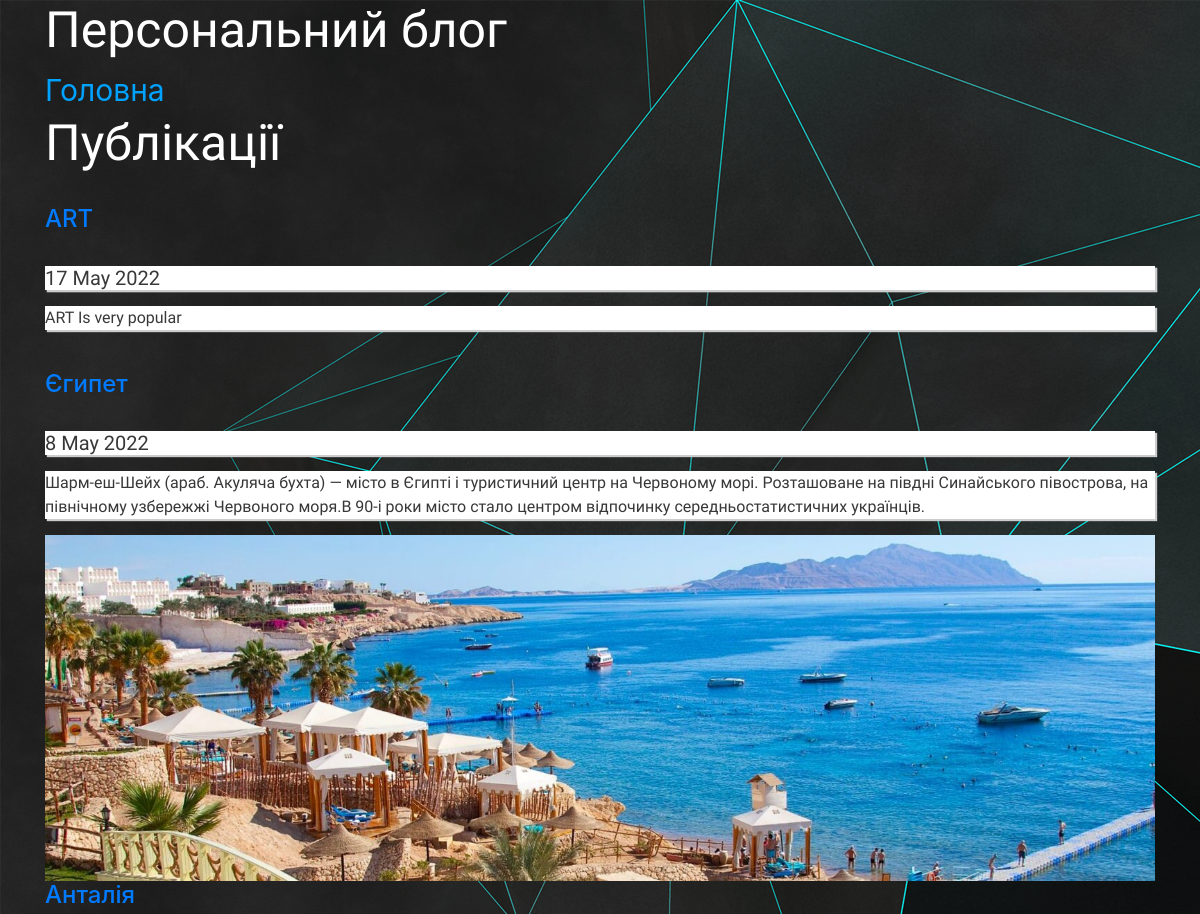
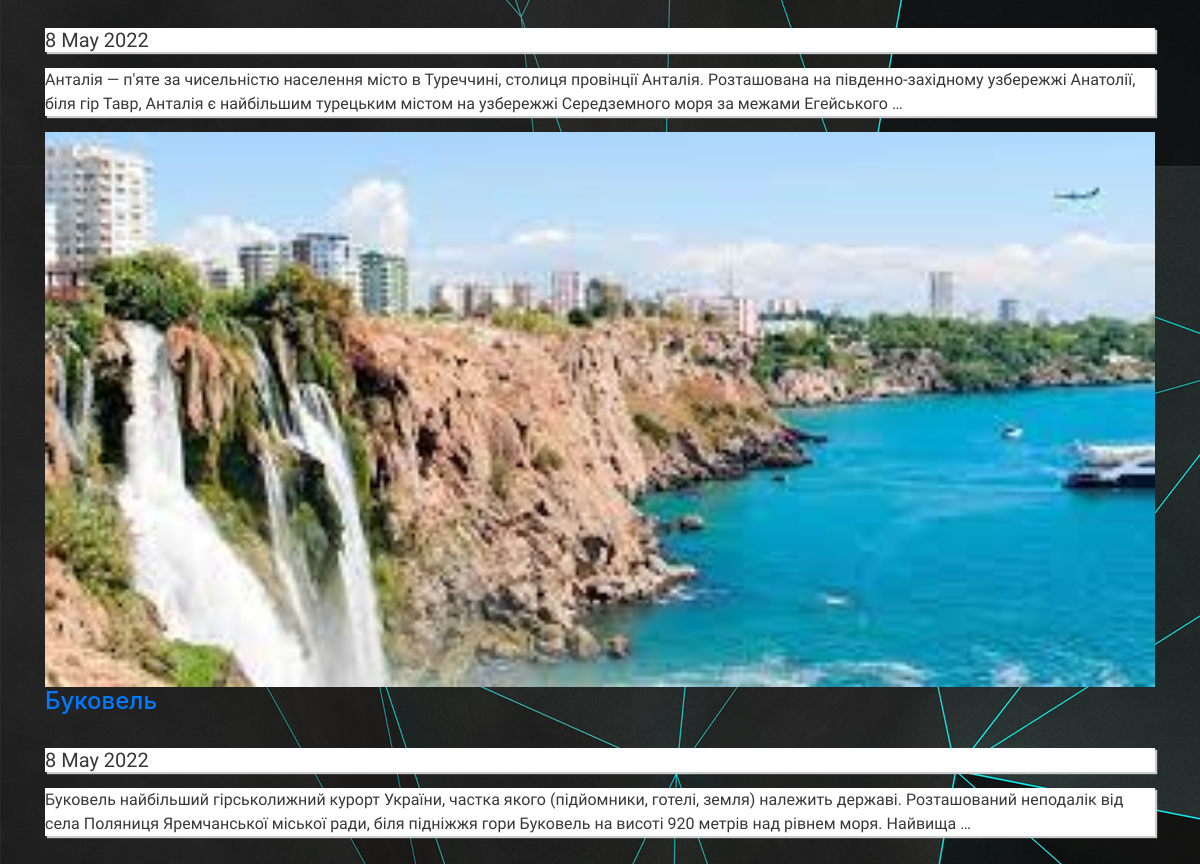
The page /articles on the database its author committed (2 pictures, top to bottom).
### app_blog/models.py (models this page shows, shortened)
class Article(models.Model):
    title = models.CharField(u'Заголовок', max_length=250,
                             help_text=u'Максимум 250 символів')
    description = models.TextField(blank=True, verbose_name=u'Опис')
    category = models.ForeignKey(Category, related_name='news', blank=True,
                                 null=True, verbose_name=u'Категорія', on_delete=models.CASCADE)
    pub_date = models.DateTimeField(u'Дата публікації', default=timezone.now)
    slug = models.SlugField(u'Слаг', unique_for_date='pub_date')
    main_page = models.BooleanField(
        u'Головна', default=False, help_text=u'Показувати на головній сторінці')
    objects = models.Manager()
    class Meta:
        ordering = ['-pub_date']
        verbose_name = u'Стаття'
        verbose_name_plural = u'Статті'
    def get_absolute_url(self):
        try:
            url = reverse("news-detail", kwargs={"year": self.pub_date.year,
                                                 'month': self.pub_date.month,
                                                 'day': self.pub_date.day,
                                                 'slug': self.slug})
        except:
            url = "/"
        return url

class ArticleImage(models.Model):
    article = models.ForeignKey(
        Article, verbose_name=u'Стаття', related_name='images', on_delete=models.CASCADE)
    image = models.ImageField(u'Фото', upload_to='photos')
    title = models.CharField(u'Заголовок', max_length=250,
                             help_text=u'Максимум 250 символів', blank=True)
    class Meta:
        verbose_name = u'Фото для статті'
        verbose_name_plural = u'Фото для статті'

### app_blog/views.py (the view)
# urls.py: path(r'articles', ArticleList.as_view(), name='articles-list'),
class ArticleList(ListView):
    model = Article
    template_name = 'articles_list.html'
    context_object_name = 'items'
    def get_context_data(self, *args, **kwargs):
        context = super(ArticleList, self).get_context_data(*args, **kwargs)
        try:
            context['category'] = Category.objects.get(
                slug=self.kwargs.get('slug'))
        except Exception:
            context['category'] = None
        return context
    def get_queryset(self, *args, **kwargs):
        articles = Article.objects.all()
        return articles

### app_blog/templates/articles_list.html (shortened to what this page needs)
<!DOCTYPE html>
<html lang="en">
    <head>
    </head>
    <body>
        {% extends "base.html" %}
        {% load static %}
        {% block content %}{% endblock %}

### static/css/main.css (style rules this page uses)
body { background-image: url('../img/bg.png'); background-repeat: repeat-y; }
div>h1 { color: #ffffff; font-family: 'Ubuntu', sans-serif; }
div.container-image>img { width: 100%; }
body>div>div:nth-child(2)>a { font-size: 30px; color: rgb(0, 162, 255) }
body>div>h1 { font-size: 50px; }
body>div>h1:nth-child(3) { text-align: left; }
body>div>div>p { background: #fff; color: #383838; font-family: 'Ubuntu', sans-serif; box-shadow: 2px 2px 1px #ccc; }
body>div>div:nth-child(5)>h5>p { background: #fff; color: #383838; font-family: 'Ubuntu', sans-serif; box-shadow: 2px 2px 1px #ccc; }
body > div > div > h5 { background: #fff; color: #383838; font-family: 'Ubuntu', sans-serif; box-shadow: 2px 2px 1px #ccc; }

### rows shown on the page
Article: pub_date+slug+title "Головна Публікації ART 17 May 2022 ART Is very popular Єгипет 8 May 2022 Шарм-еш-Шейх (араб. Акуляча бухта) — місто в Єгипті і туристичний центр на Червоному морі. Розташоване на півдні Синайського півострова, на північному узбережжі Червоного моря.В 90-і роки місто стало центром відпочинку середньостатистичних українців. Анталія 8 May 2022 Анталія — п'яте за чисельністю населення місто в Туреччині, столиця провінції Анталія. Розташована на південно-західному узбережжі Анатолії, біля гір Тавр, Анталія є найбільшим турецьким містом на узбережжі Середземного моря за межами Егейського … Буковель 8 May 2022 Буковель найбільший гірськолижний курорт України, частка якого (підйомники, готелі,…", pub_date+slug+title (picture)
